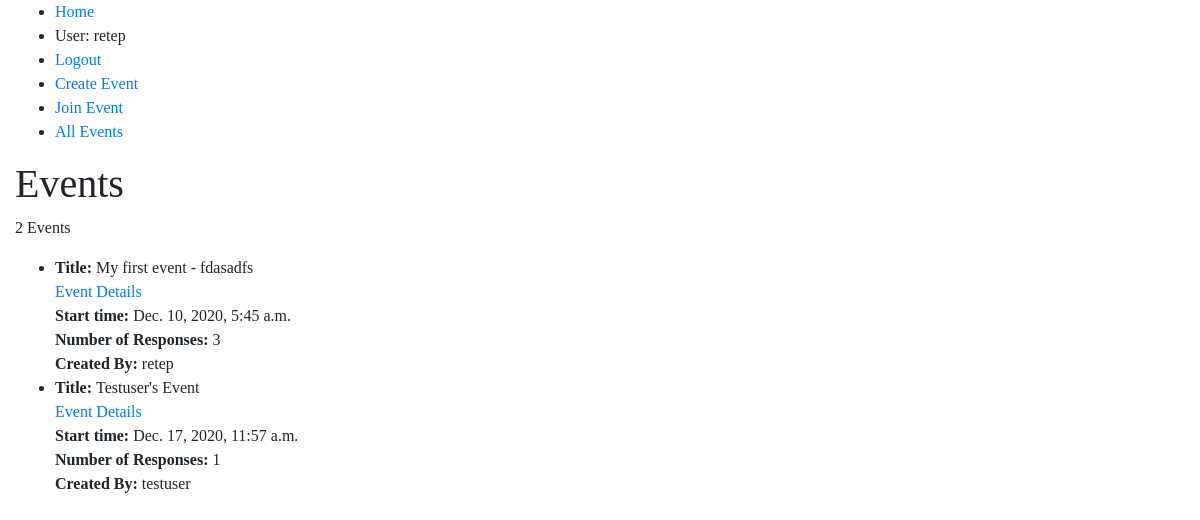
Page /prescreen/all-events (signed in) on the committed database.
### prescreen/models.py (models this page shows, shortened)
class Event(models.Model):
    creator = models.ForeignKey(Account, on_delete=models.CASCADE)
    title = models.CharField(max_length=200, help_text="Enter a title for this event")
    start_time = models.DateTimeField(default=datetime.now)
    uuid = models.UUIDField(
        primary_key=True,
        default=uuid.uuid4,
        help_text="Unique ID for this event across whole system",
    )
    def num_responses(self):
        return Response.objects.filter(event=self.uuid).count()
    num_responses.short_description = "Number of Responses"
    def get_absolute_url(self):
        return reverse('event-detail', args=[str(self.uuid)])

### users/models.py (models this page shows, shortened)
class Account(models.Model):
    user = models.OneToOneField(User, on_delete=models.CASCADE)
    events = models.ManyToManyField(
        "prescreen.Event", blank=True
    )  # An account can have many events, and an event can belong to many accounts

### prescreen/views.py (the view)
# urls.py: path('all-events', views.AllEventList.as_view(), name='event-list-all'),
class AllEventList(generic.ListView):
    model = Event
    template = "prescreen/event_list.html"
    context_object_name = 'events'

### prescreen/templates/prescreen/event_list.html (shortened to what this page needs)
{% extends "prescreen/base.html" %}
{% block content %}
<h1> Events </h1>
<p> {{events|length}} Event{{ events|length|pluralize }}
</p>
<ul>
	{% for event in events %}
	<li>
		<strong> Title: </strong> {{ event.title }} <br>
		<a href="{{ event.get_absolute_url }}"> Event Details </a><br>
		<strong> Start time: </strong> {{ event.start_time }} <br>
		<strong> Number of Responses: </strong> {{ event.num_responses }} <br>
		<strong> Created By: </strong> {{ event.creator.user.username }} <br>
	</li>
	{% endfor %}
</ul>
{% endblock %}

### prescreen/templates/prescreen/base.html (shortened to what this page needs)
<!DOCTYPE html>
<html lang="en">
<head>
	<link rel="stylesheet" href="https://stackpath.bootstrapcdn.com/bootstrap/4.1.3/css/bootstrap.min.css">
	{% load static %}
	<link rel="stylesheet" href="{% static 'css/styles.css' %}">
</head>
<body>
	<div class="container-fluid">
		<div class="row">
			<div class="col">
				{% block sidebar %}
				<ul class="sidebar-nav">
					<li><a href="{% url 'home' %}">Home</a></li>
					{% if user.is_authenticated %}
					<li>User: {{ user.get_username }}</li>
					<li><a href="{% url 'logout'%}?next={% url 'home' %}">Logout</a></li>
					<li><a href="{% url 'event-create' %}">Create Event</a></li>
					<li><a href="{% url 'event-join' %}">Join Event</a></li>
					{% else %}
					<li><a href="{% url 'login'%}?next={{request.path}}">Login</a></li>
					<li><a href="{% url 'register'%}?next={{request.path}}">Register</a></li>
					{% endif %}
					<li><a href="{% url 'event-list-all' %}">All Events</a></li>
				</ul>
				{% endblock %}
            </div>
		</div>
		<div class="row">
			<div class="col">
				{% block content %}
				{% endblock content %}
            </div>
		</div>
	</div>
</body>
</html>

### prescreen/static/css/styles.css (style rules this page uses)
* { font-family: Cambria, Cochin, Georgia, Times, 'Times New Roman', serif; }

### rows in the picture
Event: title "My first event - fdasadfs", start_time "Dec. 10, 2020, 5:45 a.m.", num_responses "3", creator.user.username "retep"
Event: title "Testuser's Event", start_time "Dec. 17, 2020, 11:57 a.m.", num_responses "1", creator.user.username "testuser"

### other values in the picture
{{ user.get_username }} "retep"
{{ events|length }} "2"
